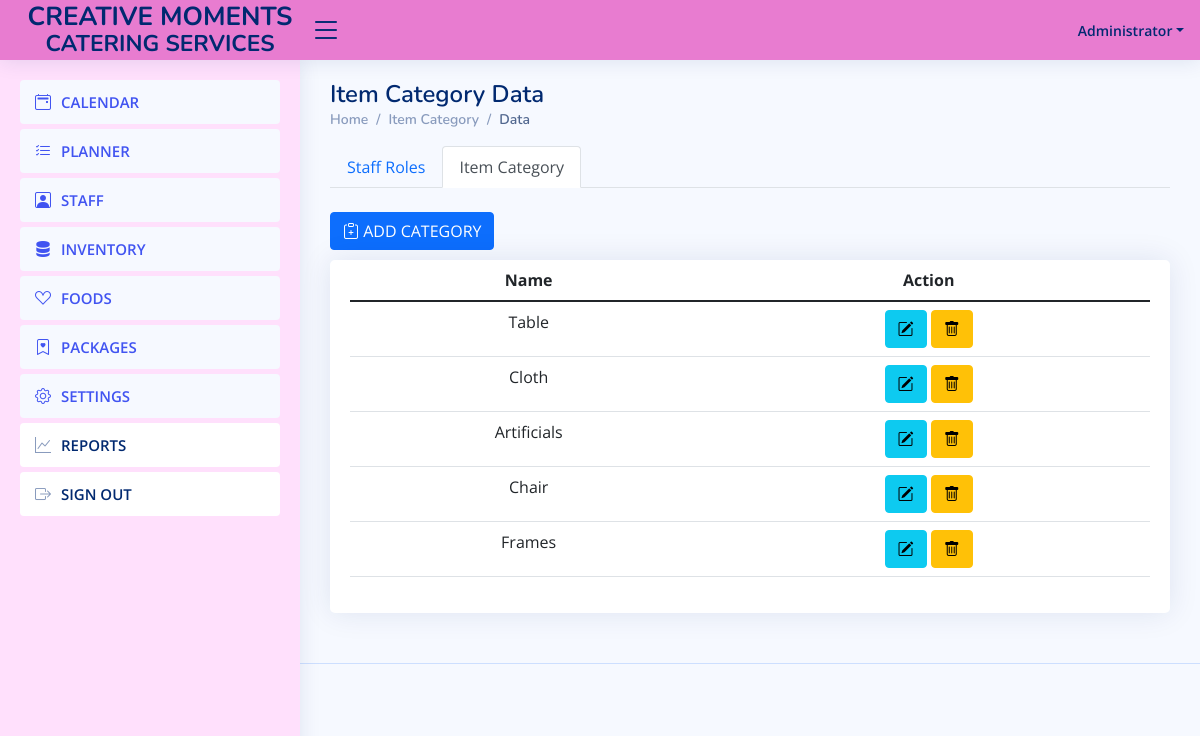
The page /accounts/item-category.php (signed in) on the database its author committed.
### tables this page shows
CREATE TABLE `cm_item_category` (
  `item_category_id` int(12) NOT NULL,
  `name` varchar(35) NOT NULL,
  `date_added` timestamp NOT NULL DEFAULT current_timestamp()
);

### accounts/controller/item-category.php (called while the page is built, shortened)
<?php
include('../controller/database.php');
$cm_item_category = $mysqli->query("SELECT * from cm_item_category");

### accounts/item-category.php (the view, shortened to what this page needs)
<?php include('header.php');?>
<?php include('nav.php');?>
<?php include('controller/item-category.php');?>
  <main id="main" class="main">
    <div class="pagetitle">
      <h1>Item Category Data</h1>
      <nav>
        <ol class="breadcrumb">
          <li class="breadcrumb-item"><a href="index.php">Home</a></li>
          <li class="breadcrumb-item">Item Category</li>
          <li class="breadcrumb-item active">Data</li>
        </ol>
      </nav>
    </div>
	<ul class="nav nav-tabs" id="myTab" role="tablist">
     <li class="nav-item" role="presentation">
        <a href="settings.php"><button class="nav-link ">Staff Roles</button></a>
     </li>
     <li class="nav-item" role="presentation">
        <a href="item-category.php"><button class="nav-link active">Item Category</button></a>
     </li>
    </ul>
	<br>
    <section class="section">
      <div class="row">
		<div class="col-lg-4">
			<button class="btn btn-primary btn-md"  data-bs-toggle="modal" data-bs-target="#add-roles"> <i class="bi bi-clipboard-plus"></i> ADD CATEGORY</button>
		</div> <br> <br>
        <div class="col-lg-12">
          <div class="card">
            <div class="card-body">
              <table class="table datatable">
                <thead>
                  <tr>
                    <th scope="col"  class="text-center"> Name</th>
                    <th scope="col"  class="text-center"> Action</th>
                  </tr>
                </thead>
                <tbody>
				<?php while($val = $cm_item_category->fetch_object()){ ?>
				  <tr>
                    <td class="text-center"><?php echo $val->name;?></td>
                    <td class="text-center">
						<button class="btn btn-info" data-bs-toggle="modal" data-bs-target="#edit-category<?php echo $val->item_category_id;?>"> <i class="bi bi-pencil-square"></i> </button>
						<button class="btn btn-warning" data-bs-toggle="modal" data-bs-target="#delete-category<?php echo $val->item_category_id;?>"> <i class="bi bi-trash"></i> </button>
					</td>
                  </tr>
					</div>
                <?php } ?>
    </section>
  </main>
<?php include('footer.php');?>

### assets/css/style.css (style rules this page uses)
:root { scroll-behavior: smooth; }
body { font-family: "Open Sans", sans-serif; background: #f6f9ff; color: #444444; }
a { color: #4154f1; text-decoration: none; }
h1, h2, h3, h4, h5, h6 { font-family: "Nunito", sans-serif; }
#main { margin-top: 60px; padding: 20px 30px; transition: all 0.3s; }
.pagetitle { margin-bottom: 10px; }
.pagetitle h1 { font-size: 24px; margin-bottom: 0; font-weight: 600; color: #012970; }
.card { margin-bottom: 30px; border: none; border-radius: 5px; box-shadow: 0px 0 30px rgba(1, 41, 112, 0.1); }
.card-body { padding: 0 20px 20px 20px; }
.breadcrumb { font-size: 14px; font-family: "Nunito", sans-serif; color: #899bbd; font-weight: 600; }
.breadcrumb a { color: #899bbd; transition: 0.3s; }
.breadcrumb .breadcrumb-item::before { color: #899bbd; }
.breadcrumb .active { color: #51678f; font-weight: 600; }
@media (min-width: 1200px) { #main, #footer { margin-left: 300px; } }

### rows shown on the page
cm_item_category: name "Table"
cm_item_category: name "Cloth"
cm_item_category: name "Artificials"
cm_item_category: name "Chair"
cm_item_category: name "Frames"

### other values the page prints
$_SESSION['user'] "Administrator"
